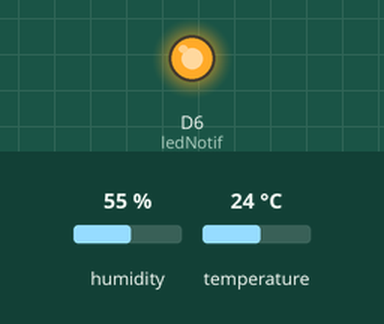
Bench run of a sketch on a simulated ESP8266 (NodeMCU). Shown: output pins drawn as LEDs (lit = HIGH). The test bench sets the inputs (shaded band); at power-on: humidity 55 %, temperature 24 °C. WiFi joins after 1.5 s; servers stay silent unless stated; uploads are accepted with an empty reply; what the sketch prints to the serial monitor is not drawn.

Above: at 3.61 s.
At 6.7 s:
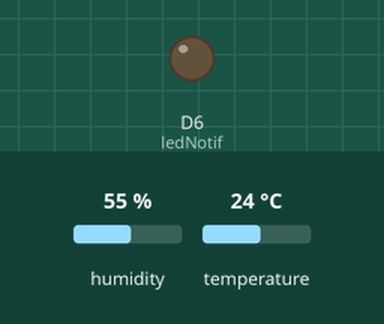
Timing chart, 0 to 11.6 s (numbered marks = the images above):
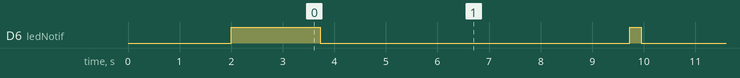

The sketch:

Pengukur_Suhu_Kirim_web_local.ino
```cpp
// (licence header left out)
#include <SimpleDHT.h>
#include <ESP8266WiFi.h>
#include <WiFiClient.h>
#include <ESP8266WebServer.h>
#include <ESP8266HTTPClient.h>


#define ledNotif D6 // lampu petunjuk
int pinDHT11 = D5; // data untuk sensor DHT11
SimpleDHT11 dht11;


/* Set these to your desired credentials. */
const char *ssid = "wifi@id";  //ENTER YOUR WIFI SETTINGS
const char *password = "12345678";

//Web/Server address to read/write from
const char *host = "192.168.43.124";   //https://circuits4you.com website or IP address of server

//=======================================================================
//                    Power on setup
//=======================================================================

void setup() {
  delay(1000);
  Serial.begin(9600);

  pinMode(ledNotif,OUTPUT); //set ledNotif sebagai output

  WiFi.mode(WIFI_OFF);        //Prevents reconnection issue (taking too long to connect)
  delay(1000);
  WiFi.mode(WIFI_STA);        //This line hides the viewing of ESP as wifi hotspot

  WiFi.begin(ssid, password);     //Connect to your WiFi router
  Serial.println("");

  Serial.print("Connecting");
  // Wait for connection
  while (WiFi.status() != WL_CONNECTED) {
    digitalWrite(ledNotif, HIGH);
    delay(500);
    digitalWrite(ledNotif, LOW);
    Serial.print(".");
  }

  //If connection successful show IP address in serial monitor
  Serial.println("");
  Serial.print("Connected to ");
  Serial.println(ssid);
  Serial.print("IP address: ");
  Serial.println(WiFi.localIP());  //IP address assigned to your ESP
}

//=======================================================================
//                    Main Program Loop
//=======================================================================
void loop() {
  digitalWrite(ledNotif, HIGH);
  HTTPClient http;    //Declare object of class HTTPClient

  String postData;
  byte suhu = 0;
  byte kelembaban = 0;


  if (dht11.read(pinDHT11, &suhu, &kelembaban, NULL)) {
    Serial.print("Read DHT11 failed.");
    return;
  }


  Serial.print((int)suhu); Serial.print(" *C, ");
  Serial.print((int)kelembaban); Serial.println(" %");

  //int adcvalue=analogRead(A0);  //Read Analog value of LDR
  //suhu = String(adcvalue);   //String to interger conversion
  //kelembaban = "A";

  String suhu1 = (String)suhu;
  String kelembaban1 = (String)kelembaban;

  //Post Data
  postData = "suhu=" + suhu1 + "&kelembaban=" + kelembaban ;

  http.begin("http://192.168.43.124/iot_suhu/post.php");              //Specify request destination
  http.addHeader("Content-Type", "application/x-www-form-urlencoded");    //Specify content-type header

  int httpCode = http.POST(postData);   //Send the request
  String payload = http.getString();    //Get the response payload

  Serial.println(httpCode);   //Print HTTP return code
  Serial.println(payload);    //Print request response payload

  http.end();  //Close connection

  digitalWrite(ledNotif, LOW);
  delay(6000);  //Post Data at every 6
}
//=======================================================================
```

Measured:
- by itself, D6 (ledNotif): alternates HIGH for 0.22 s and LOW for 6.0 s
